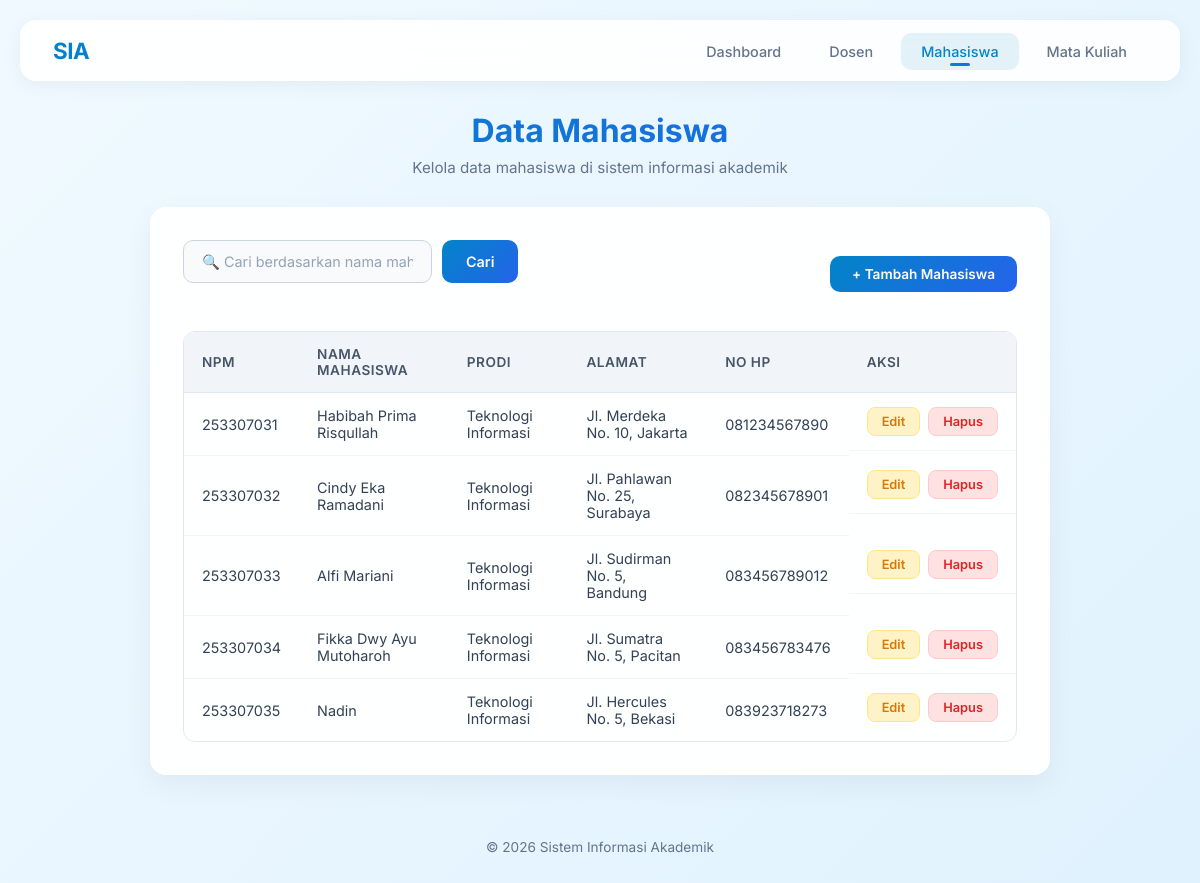
/view_mahasiswa.php, run on the app's committed database.
### tables this page shows
CREATE TABLE IF NOT EXISTS t_mahasiswa (
    npm INT PRIMARY KEY,
    namaMhs VARCHAR(50),
    prodi VARCHAR(25),
    alamat VARCHAR(70),
    noHPmhs VARCHAR(25)
);

### view_mahasiswa.php (the view, shortened to what this page needs)
<?php
  include("koneksi.php");
  $search = "";
  $whereClause = "";
?>
<!DOCTYPE html>
<html lang="id">
<head>
    <link rel="stylesheet" href="style.css">
</head>
<body>
    <nav class="navbar">
        <div class="brand">SIA <span>| Sistem Informasi Akademik</span></div>
        <ul class="nav-links">
            <li><a href="index.php">Dashboard</a></li>
            <li><a href="view_dosen.php">Dosen</a></li>
            <li><a href="view_mahasiswa.php" class="active">Mahasiswa</a></li>
            <li><a href="view_matkul.php">Mata Kuliah</a></li>
        </ul>
    </nav>
    <div class="page-header fade-in">
        <h1>Data Mahasiswa</h1>
        <p>Kelola data mahasiswa di sistem informasi akademik</p>
    </div>
    <div class="card fade-in">
        <div class="actions-bar">
            <form class="search-bar" method="GET" action="view_mahasiswa.php">
                <input type="text" name="search" placeholder="🔍 Cari berdasarkan nama mahasiswa..." value="<?php echo htmlspecialchars($search); ?>">
                <button type="submit">Cari</button>
            </form>
            <a href="input_mahasiswa.php" class="btn btn-primary">+ Tambah Mahasiswa</a>
        </div>
        <table class="data-table">
            <thead>
                <tr>
                    <th>NPM</th>
                    <th>Nama Mahasiswa</th>
                    <th>Prodi</th>
                    <th>Alamat</th>
                    <th>No HP</th>
                    <th>Aksi</th>
                </tr>
            </thead>
            <tbody>
                <?php
                  $query = "SELECT * FROM t_mahasiswa" . $whereClause . " ORDER BY npm ASC";
                  $result = mysqli_query($link, $query);
                  if (mysqli_num_rows($result) > 0) {
                      while ($data = mysqli_fetch_assoc($result))
                      {
                          echo "<tr>";
                          echo "<td>$data[npm]</td>";
                          echo "<td>$data[namaMhs]</td>";
                          echo "<td>$data[prodi]</td>";
                          echo "<td>$data[alamat]</td>";
                          echo "<td>$data[noHPmhs]</td>";
                          echo '<td class="action-links">
                              <a href="edit_mahasiswa.php?npm='.$data['npm'].'" class="btn btn-warning btn-sm">Edit</a>
                              <a href="hapus_mahasiswa.php?npm='.$data['npm'].'" class="btn btn-danger btn-sm"
                                  onclick="return confirm(\'Anda yakin akan menghapus data?\')">Hapus</a>
                          </td>';
                          echo "</tr>";
                      }
                  } else {
                      echo '<tr><td colspan="6"><div class="empty-state"><div class="icon"></div><p>Belum ada data mahasiswa' . ($search ? ' untuk pencarian "' . htmlspecialchars($search) . '"' : '') . '</p></div></td></tr>';
                  }
                ?>
            </tbody>
        </table>
    </div>
    <div class="footer">
        &copy; <?php echo date('Y'); ?> Sistem Informasi Akademik
    </div>
</body>
</html>

### style.css (style rules this page uses)
* { margin: 0; padding: 0; box-sizing: border-box; }
body { font-family: 'Inter', sans-serif; background: linear-gradient(135deg, #f0f9ff 0%, #e0f2fe 100%); min-height: 100vh; color: #334155; padding: 20px; }
.navbar { background: rgba(255, 255, 255, 0.9); backdrop-filter: blur(20px); border: 1px solid rgba(255, 255, 255, 0.5); border-radius: 16px; padding: 16px 32px; margin-bottom: 30px; display: flex; justify-content: space-between; align-items: center; box-shadow: 0 4px 20px rgba(0, 0, 0, 0.05); }
.navbar .brand { font-size: 1.4rem; font-weight: 700; background: linear-gradient(135deg, #0284c7 0%, #2563eb 100%); -webkit-background-clip: text; -webkit-text-fill-color: transparent; background-clip: text; letter-spacing: -0.5px; }
.navbar .brand span { font-weight: 400; opacity: 0.7; }
.nav-links { display: flex; gap: 8px; list-style: none; }
.nav-links a { text-decoration: none; color: #64748b; padding: 10px 20px; border-radius: 10px; font-size: 0.9rem; font-weight: 500; transition: all 0.3s cubic-bezier(0.4, 0, 0.2, 1); position: relative; }
.nav-links a:hover, .nav-links a.active { color: #0284c7; background: rgba(2, 132, 199, 0.1); }
.nav-links a.active::after { content: ''; position: absolute; bottom: 4px; left: 50%; transform: translateX(-50%); width: 20px; height: 3px; background: linear-gradient(135deg, #0284c7, #2563eb); border-radius: 2px; }
.page-header { text-align: center; margin-bottom: 30px; }
.page-header h1 { font-size: 2rem; font-weight: 700; background: linear-gradient(135deg, #0284c7 0%, #2563eb 100%); -webkit-background-clip: text; -webkit-text-fill-color: transparent; background-clip: text; margin-bottom: 8px; }
.page-header p { color: #64748b; font-size: 0.95rem; }
.card { background: rgba(255, 255, 255, 0.95); backdrop-filter: blur(20px); border: 1px solid rgba(255, 255, 255, 0.8); border-radius: 16px; padding: 32px; box-shadow: 0 10px 30px rgba(0, 0, 0, 0.05); max-width: 900px; margin: 0 auto; }
.search-bar { display: flex; gap: 10px; margin-bottom: 24px; max-width: 500px; }
.search-bar input[type="text"] { flex: 1; padding: 12px 18px; border-radius: 10px; border: 1px solid #cbd5e1; background: #f8fafc; color: #334155; font-family: 'Inter', sans-serif; font-size: 0.9rem; outline: none; transition: border-color 0.3s, box-shadow 0.3s; }
.search-bar input[type="text"]::placeholder { color: #94a3b8; }
.search-bar button { padding: 12px 24px; border-radius: 10px; border: none; background: linear-gradient(135deg, #0284c7 0%, #2563eb 100%); color: #fff; font-family: 'Inter', sans-serif; font-weight: 600; font-size: 0.9rem; cursor: pointer; transition: all 0.3s; }
.actions-bar { display: flex; justify-content: space-between; align-items: center; margin-bottom: 24px; flex-wrap: wrap; gap: 12px; }
.btn { display: inline-flex; align-items: center; gap: 6px; text-decoration: none; padding: 10px 22px; border-radius: 10px; font-family: 'Inter', sans-serif; font-weight: 600; font-size: 0.85rem; cursor: pointer; border: none; transition: all 0.3s cubic-bezier(0.4, 0, 0.2, 1); }
.btn-primary { background: linear-gradient(135deg, #0284c7 0%, #2563eb 100%); color: #fff; }
.btn-warning { background: #fef3c7; color: #d97706; border: 1px solid #fde68a; }
.btn-danger { background: #fee2e2; color: #dc2626; border: 1px solid #fecaca; }
.btn-sm { padding: 6px 14px; font-size: 0.8rem; border-radius: 8px; }
.data-table { width: 100%; border-collapse: separate; border-spacing: 0; overflow: hidden; border-radius: 12px; border: 1px solid #e2e8f0; }
.data-table thead { background: #f1f5f9; }
.data-table th { padding: 14px 18px; text-align: left; font-weight: 600; font-size: 0.85rem; color: #475569; text-transform: uppercase; letter-spacing: 0.5px; border-bottom: 1px solid #e2e8f0; }
.data-table td { padding: 14px 18px; font-size: 0.9rem; color: #334155; border-bottom: 1px solid #f1f5f9; }
.data-table tbody tr { transition: background 0.2s; }
.data-table tbody tr:last-child td { border-bottom: none; }
.data-table .action-links { display: flex; gap: 8px; }
.footer { text-align: center; padding: 24px; margin-top: 40px; color: #64748b; font-size: 0.85rem; }
.fade-in { animation: fadeIn 0.5s ease; }

### data on the page
t_mahasiswa: npm "253307031", namaMhs "Habibah Prima Risqullah", prodi "Teknologi Informasi", alamat "Jl. Merdeka No. 10, Jakarta", noHPmhs "081234567890"
t_mahasiswa: npm "253307032", namaMhs "Cindy Eka Ramadani", prodi "Teknologi Informasi", alamat "Jl. Pahlawan No. 25, Surabaya", noHPmhs "082345678901"
t_mahasiswa: npm "253307033", namaMhs "Alfi Mariani", prodi "Teknologi Informasi", alamat "Jl. Sudirman No. 5, Bandung", noHPmhs "083456789012"
t_mahasiswa: npm "253307034", namaMhs "Fikka Dwy Ayu Mutoharoh", prodi "Teknologi Informasi", alamat "Jl. Sumatra No. 5, Pacitan", noHPmhs "083456783476"
t_mahasiswa: npm "253307035", namaMhs "Nadin", prodi "Teknologi Informasi", alamat "Jl. Hercules No. 5, Bekasi", noHPmhs "083923718273"
